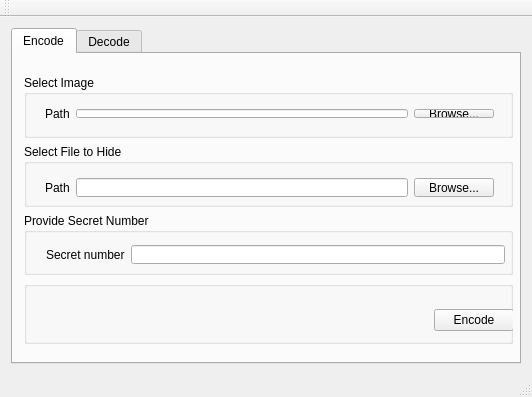
<?xml version="1.0" encoding="UTF-8"?>
<ui version="4.0">
 <class>Stenography</class>
 <widget class="QMainWindow" name="Stenography">
  <property name="geometry">
   <rect>
    <x>0</x>
    <y>0</y>
    <width>532</width>
    <height>397</height>
   </rect>
  </property>
  <property name="windowTitle">
   <string>Stenography</string>
  </property>
  <widget class="QWidget" name="centralWidget">
   <layout class="QVBoxLayout" name="verticalLayout_5">
    <item>
     <widget class="QTabWidget" name="tabWidget">
      <property name="currentIndex">
       <number>0</number>
      </property>
      <widget class="QWidget" name="tab_encode">
       <attribute name="title">
        <string>Encode</string>
       </attribute>
       <widget class="QWidget" name="">
        <property name="geometry">
         <rect>
          <x>0</x>
          <y>10</y>
          <width>511</width>
          <height>291</height>
         </rect>
        </property>
        <layout class="QVBoxLayout" name="verticalLayout">
         <item>
          <widget class="QGroupBox" name="groupBox">
           <property name="title">
            <string>Select Image</string>
           </property>
           <widget class="QWidget" name="">
            <property name="geometry">
             <rect>
              <x>10</x>
              <y>23</y>
              <width>471</width>
              <height>31</height>
             </rect>
            </property>
            <layout class="QHBoxLayout" name="horizontalLayout_2">
             <item>
              <widget class="QLabel" name="label">
               <property name="text">
                <string>Path</string>
               </property>
              </widget>
             </item>
             <item>
              <widget class="QLineEdit" name="imageToEncodePath"/>
             </item>
             <item>
              <widget class="QPushButton" name="browseButton">
               <property name="text">
                <string>Browse...</string>
               </property>
              </widget>
             </item>
            </layout>
           </widget>
          </widget>
         </item>
         <item>
          <widget class="QGroupBox" name="groupBox_2">
           <property name="title">
            <string>Select File to Hide</string>
           </property>
           <widget class="QWidget" name="">
            <property name="geometry">
             <rect>
              <x>10</x>
              <y>23</y>
              <width>471</width>
              <height>41</height>
             </rect>
            </property>
            <layout class="QHBoxLayout" name="horizontalLayout">
             <item>
              <widget class="QLabel" name="label_2">
               <property name="text">
                <string>Path</string>
               </property>
              </widget>
             </item>
             <item>
              <widget class="QLineEdit" name="fileToEncode"/>
             </item>
             <item>
              <widget class="QPushButton" name="browseButton_2">
               <property name="text">
                <string>Browse...</string>
               </property>
              </widget>
             </item>
            </layout>
           </widget>
          </widget>
         </item>
         <item>
          <widget class="QGroupBox" name="groupBox_5">
           <property name="title">
            <string>Provide Secret Number</string>
           </property>
           <widget class="QWidget" name="">
            <property name="geometry">
             <rect>
              <x>11</x>
              <y>21</y>
              <width>481</width>
              <height>41</height>
             </rect>
            </property>
            <layout class="QHBoxLayout" name="horizontalLayout_11">
             <item>
              <widget class="QLabel" name="label_9">
               <property name="text">
                <string>Secret number</string>
               </property>
              </widget>
             </item>
             <item>
              <widget class="QLineEdit" name="secretNumberEncode">
               <property name="inputMask">
                <string/>
               </property>
               <property name="maxLength">
                <number>32767</number>
               </property>
              </widget>
             </item>
            </layout>
           </widget>
          </widget>
         </item>
         <item>
          <widget class="QGroupBox" name="groupBox_11">
           <property name="title">
            <string/>
           </property>
           <widget class="QWidget" name="">
            <property name="geometry">
             <rect>
              <x>10</x>
              <y>0</y>
              <width>491</width>
              <height>61</height>
             </rect>
            </property>
            <layout class="QVBoxLayout" name="verticalLayout_2">
             <item>
              <spacer name="verticalSpacer">
               <property name="orientation">
                <enum>Qt::Vertical</enum>
               </property>
               <property name="sizeHint" stdset="0">
                <size>
                 <width>20</width>
                 <height>40</height>
                </size>
               </property>
              </spacer>
             </item>
             <item>
              <layout class="QHBoxLayout" name="horizontalLayout_12">
               <item>
                <spacer name="horizontalSpacer">
                 <property name="orientation">
                  <enum>Qt::Horizontal</enum>
                 </property>
                 <property name="sizeHint" stdset="0">
                  <size>
                   <width>40</width>
                   <height>20</height>
                  </size>
                 </property>
                </spacer>
               </item>
               <item>
                <widget class="QPushButton" name="encodeButton">
                 <property name="text">
                  <string>Encode</string>
                 </property>
                </widget>
               </item>
              </layout>
             </item>
            </layout>
           </widget>
          </widget>
         </item>
        </layout>
       </widget>
      </widget>
      <widget class="QWidget" name="tab_decode">
       <attribute name="title">
        <string>Decode</string>
       </attribute>
       <widget class="QWidget" name="">
        <property name="geometry">
         <rect>
          <x>0</x>
          <y>21</y>
          <width>511</width>
          <height>281</height>
         </rect>
        </property>
        <layout class="QVBoxLayout" name="verticalLayout_6">
         <item>
          <widget class="QGroupBox" name="groupBox_3">
           <property name="title">
            <string>Select Image To Decode</string>
           </property>
           <layout class="QVBoxLayout" name="verticalLayout_4">
            <item>
             <layout class="QHBoxLayout" name="horizontalLayout_5">
              <item>
               <widget class="QLabel" name="label_4">
                <property name="text">
                 <string>Path</string>
                </property>
               </widget>
              </item>
              <item>
               <widget class="QLineEdit" name="imageToDecodePath"/>
              </item>
              <item>
               <widget class="QPushButton" name="browseButton_4">
                <property name="text">
                 <string>Browse...</string>
                </property>
               </widget>
              </item>
             </layout>
            </item>
           </layout>
          </widget>
         </item>
         <item>
          <widget class="QGroupBox" name="groupBox_4">
           <property name="title">
            <string>Provide Secret Number</string>
           </property>
           <widget class="QWidget" name="">
            <property name="geometry">
             <rect>
              <x>10</x>
              <y>23</y>
              <width>491</width>
              <height>51</height>
             </rect>
            </property>
            <layout class="QHBoxLayout" name="horizontalLayout_4">
             <item>
              <widget class="QLabel" name="label_3">
               <property name="text">
                <string>Secret number</string>
               </property>
              </widget>
             </item>
             <item>
              <widget class="QLineEdit" name="secretNumberDecode">
               <property name="inputMask">
                <string/>
               </property>
               <property name="maxLength">
                <number>32767</number>
               </property>
              </widget>
             </item>
            </layout>
           </widget>
          </widget>
         </item>
         <item>
          <widget class="QGroupBox" name="groupBox_12">
           <property name="title">
            <string/>
           </property>
           <widget class="QWidget" name="">
            <property name="geometry">
             <rect>
              <x>10</x>
              <y>0</y>
              <width>491</width>
              <height>81</height>
             </rect>
            </property>
            <layout class="QVBoxLayout" name="verticalLayout_3">
             <item>
              <spacer name="verticalSpacer_2">
               <property name="orientation">
                <enum>Qt::Vertical</enum>
               </property>
               <property name="sizeHint" stdset="0">
                <size>
                 <width>20</width>
                 <height>40</height>
                </size>
               </property>
              </spacer>
             </item>
             <item>
              <layout class="QHBoxLayout" name="horizontalLayout_6">
               <item>
                <spacer name="horizontalSpacer_2">
                 <property name="orientation">
                  <enum>Qt::Horizontal</enum>
                 </property>
                 <property name="sizeHint" stdset="0">
                  <size>
                   <width>40</width>
                   <height>20</height>
                  </size>
                 </property>
                </spacer>
               </item>
               <item>
                <widget class="QPushButton" name="decodeButton">
                 <property name="text">
                  <string>Decode</string>
                 </property>
                </widget>
               </item>
              </layout>
             </item>
            </layout>
           </widget>
          </widget>
         </item>
        </layout>
       </widget>
      </widget>
     </widget>
    </item>
   </layout>
  </widget>
  <widget class="QMenuBar" name="menuBar">
   <property name="geometry">
    <rect>
     <x>0</x>
     <y>0</y>
     <width>532</width>
     <height>21</height>
    </rect>
   </property>
  </widget>
  <widget class="QToolBar" name="mainToolBar">
   <attribute name="toolBarArea">
    <enum>TopToolBarArea</enum>
   </attribute>
   <attribute name="toolBarBreak">
    <bool>false</bool>
   </attribute>
  </widget>
  <widget class="QStatusBar" name="statusBar"/>
 </widget>
 <layoutdefault spacing="6" margin="11"/>
 <resources/>
 <connections/>
</ui>
